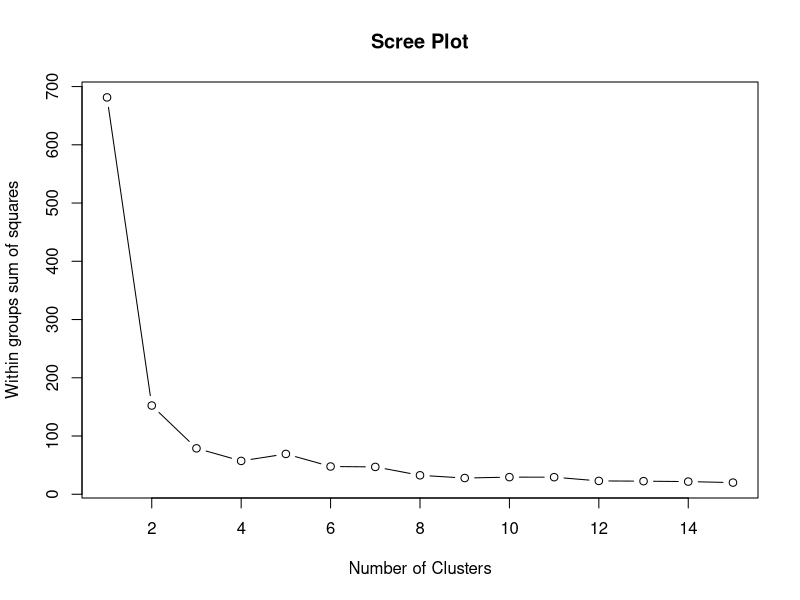

The R script that drew this image:
# Predictions off of multiple clusters Tutorial

#########################################################################

# Bring in the iris dataset

mydata<-iris

# Remove the species variable

mydata$Species <- NULL

#########################################################################

# Load in the clustering packages

library(cluster)
library(mclust)

#########################################################################

# Segment and determine clusters based on the characteristics.

#~~~~~~~~~~~~~~~~~~~~~~~~~~~~~~~~~~~~~~~~~~~~~~~~~~~~~~~~~~~~~~~~~~~~~~~~
# Alternative method for determining clusters - kmeans approach
#~~~~~~~~~~~~~~~~~~~~~~~~~~~~~~~~~~~~~~~~~~~~~~~~~~~~~~~~~~~~~~~~~~~~~~~~

# Determine number of clusters by creating an scree plot

wss <- (nrow(mydata)-1)*sum(apply(mydata,2,var))
for (i in 2:15) wss[i] <- sum(kmeans(mydata,centers=i)$withinss)
plot(1:15, wss, type="b", main= "Scree Plot", xlab="Number of Clusters", ylab="Within groups sum of squares")

# Look for an "elbow" in the scree plot. The interior node at 
# which the angle formed by the 'arms' is the smallest. 
# This scree-plot get either 2 or 3 as the options available. 
# Suppose we go with 3 (because we know there are 3 species of iris).

# Use optimal no. of clusters in k-means #

k1=3

# K-Means Cluster Analysis
fit <- kmeans(mydata, k1) 

# get cluster means
aggregate(mydata,by=list(fit$cluster),FUN=mean)

# rename fit.cluster to classif

classif <- fit$cluster

# append cluster assignment
mydata <- data.frame(mydata, classif)


#########################################################################

# Make the classif variable as a factor for further analysis.

mydata$classif = as.factor(mydata$classif)


# This code will split the dataset into a train and test set.
# We will use a 70% training & 30% testing split here. prob=c(0.7, 0.3))

set.seed(12)
ind <- sample(2, nrow(mydata), replace=TRUE, prob=c(0.7, 0.3))
trainData <- mydata[ind==1,]
testData <- mydata[ind==2,]


#########################################################################

# This section will create 3 seperate prediction models to be used later.

library(party)

DTModel <- ctree(classif ~ Sepal.Width + Sepal.Length + Petal.Length + Petal.Width, data=trainData, controls=ctree_control(mincriterion=0.95))

# We can look at the decision tree rules.
print(DTModel)

#~~~~~~~~~~~~~~~~~~~~~~~~~~~~~~~~~~~~~~~~~~~~~~~~~~~~~~~~~~~~~~~~~~~~~~~~

library(randomForest)

RFModel <- randomForest(classif ~ Sepal.Width + Sepal.Length + Petal.Length + Petal.Width, 
                        data = trainData, ntree = 3000, proximity = TRUE, importance = TRUE)

#~~~~~~~~~~~~~~~~~~~~~~~~~~~~~~~~~~~~~~~~~~~~~~~~~~~~~~~~~~~~~~~~~~~~~~~~

library(e1071)

SVMModel <- svm(classif ~ Sepal.Width + Sepal.Length + Petal.Length + Petal.Width, data = trainData)

#~~~~~~~~~~~~~~~~~~~~~~~~~~~~~~~~~~~~~~~~~~~~~~~~~~~~~~~~~~~~~~~~~~~~~~~~
#########################################################################
#~~~~~~~~~~~~~~~~~~~~~~~~~~~~~~~~~~~~~~~~~~~~~~~~~~~~~~~~~~~~~~~~~~~~~~~~
# This code will split the dataset into only those which have classif = 1,2,3

testData1 <- subset(testData, !(classif %in% c("2","3"))) # Only 1
testData2 <- subset(testData, !(classif %in% c("1","3"))) # Only 2
testData3 <- subset(testData, !(classif %in% c("1","2"))) # Only 3


# This section will use a different model for each cluster to create a prediction.

testData1$Pred1 <- predict(DTModel, newdata=testData1) 
testData2$Pred1 <- predict(RFModel, newdata=testData2)
testData3$Pred1 <- predict(SVMModel, newdata=testData3)


# This function will merge the 3 datasets back into a single dataset

testDataFull = rbind(testData1, testData2, testData3)


#########################################################################


# testData$Pred1 <- predict(DTModel, newdata=testData[testData$classif==1,])
